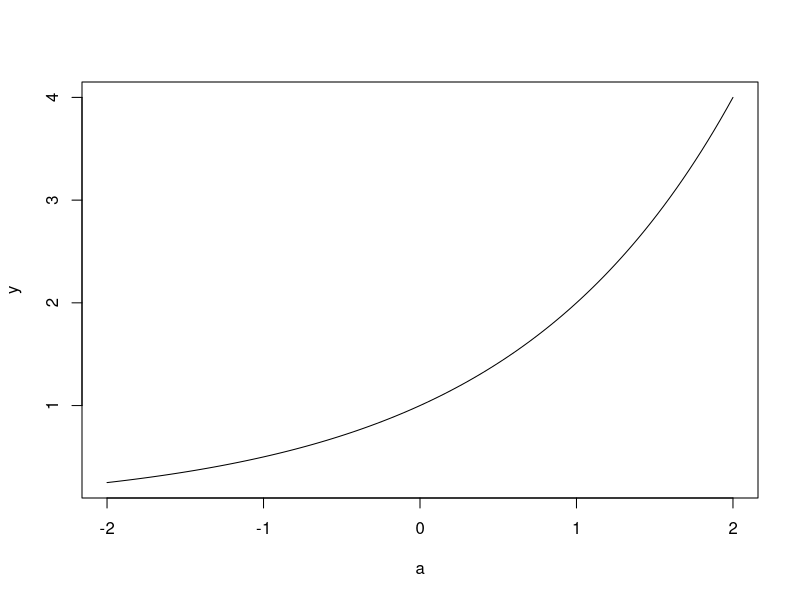

Source code (R):
#-----------------------------------------
# Exponential
#-----------------------------------------
a=4*(0:100)/100-2
x=2
y=x^a
plot(a,y,type="l")